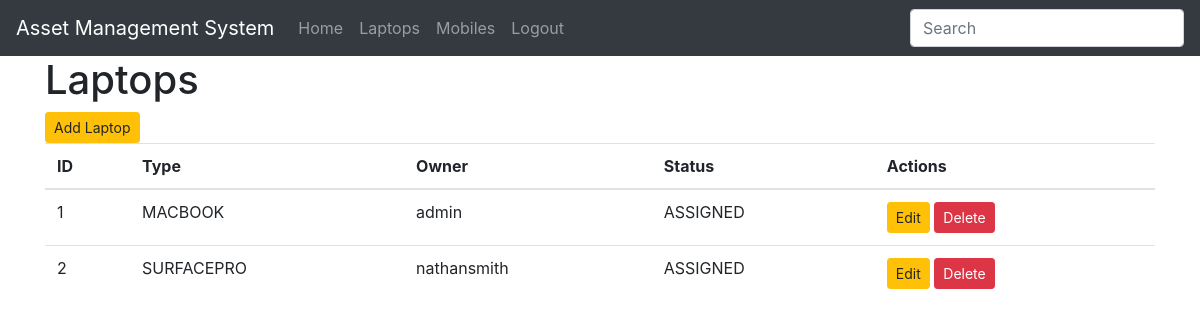
Page /display_laptops (signed in) on the committed database.
### inventory/models.py (models this page shows, shortened)
class Laptop(models.Model):
    type_choices = (
        ('SURFACEPRO', 'Surface Pro'),
        ('MACBOOK', 'MacBook'),
        ('THINKPAD', 'Thinkpad')
    )
    type = models.CharField(max_length=100, choices=type_choices, blank=False)
    owner = models.ForeignKey(User, blank=True, null=True, on_delete=models.CASCADE)
    status_choices = (
        ('AVAILABLE', 'Device is available to be assigned'),
        ('ASSIGNED', 'Device is assigned to a staff member'),
        ('SETUP_REQUIRED', 'This device needs setting up before it can be assigned'),
    )
    status =models.CharField(max_length=100, choices=status_choices, blank=False)

### inventory/views.py (the view)
# urls.py: re_path(r'^display_laptops$', display_laptops, name='display_laptops'),
def display_laptops(request):
    items = Laptop.objects.all()
    context = {
        'items' : items,
        'header' : 'Laptops',
    }
    return render(request, 'inventory/index.html', context)

### inventory/templates/inventory/index.html (shortened to what this page needs)
{% extends 'inventory/base.html' %}
{% block body%}
    <h1>{{ header }}</h1>
    <div class="button-group">
        {% if header == "Laptops" %}
            <a href="{% url 'add_laptop' %}" class="btn btn-warning btn-sm" role="button">Add Laptop</a>
        {% elif header == "Mobiles" %}
            <a href="{% url 'add_mobile' %}" class="btn btn-warning btn-sm" role="button">Add Mobile</a>
        {% endif %}
    </div>
    {% if header == "Home" %}
        <h2>Welcome to the Asset Management System for NHSD</h2>
        {% if user.is_authenticated %}
            <p>Please select from one of the two following options</p>
            <a href="{% url 'display_laptops' %}" class="btn btn-primary btn-md" role="button">Laptops</a>
            <a href="{% url 'display_mobiles' %}" class="btn btn-primary btn-md" role="button">Mobiles</a>
        {% else %}
            <p>Please login or register an account to access this system</p>
            <a href="{% url 'login' %}" class="btn btn-primary btn-md" role="button">Login</a>
            <a href="{% url 'register_user' %}" class="btn btn-primary btn-md" role="button">Register</a>
        {% endif %}
    {% else %}
        <table class="table table-hover">
            <thead>
                <tr>
                    <th>ID</th>
                    <th>Type</th>
                    <th>Owner</th>
                    <th>Status</th>
                    <th>Actions</th>
                </tr>
            </thead>
            <tbody>
                {% for item in items %}
                    <tr>
                        <td>{{ item.pk }}</td>
                        <td>{{ item.type }}</td>
                        <td>{{ item.owner.username }}</td>
                        <td>{{ item.status }}</td>
                        {% if header == "Laptops" %}
                        <td>
                            <a href="{% url 'edit_laptop' item.pk %}" class="btn btn-warning btn-sm" role="button">Edit</a>
                            {% if user.is_superuser %}
                                <a href="{% url 'delete_laptop' item.pk %}" class="btn btn-danger btn-sm" role="button">Delete</a>
                            {% endif %}
                        </td>
                        {% endif %}
                    </tr>
                {% endfor %}
            </tbody>
        </table>
    {% endif %}
{% endblock %}

### rows in the picture
Laptop: pk "1", type "MACBOOK", owner.username "admin", status "ASSIGNED"
Laptop: pk "2", type "SURFACEPRO", owner.username "nathansmith", status "ASSIGNED"

### other values in the picture
{{ header }} "Laptops"
